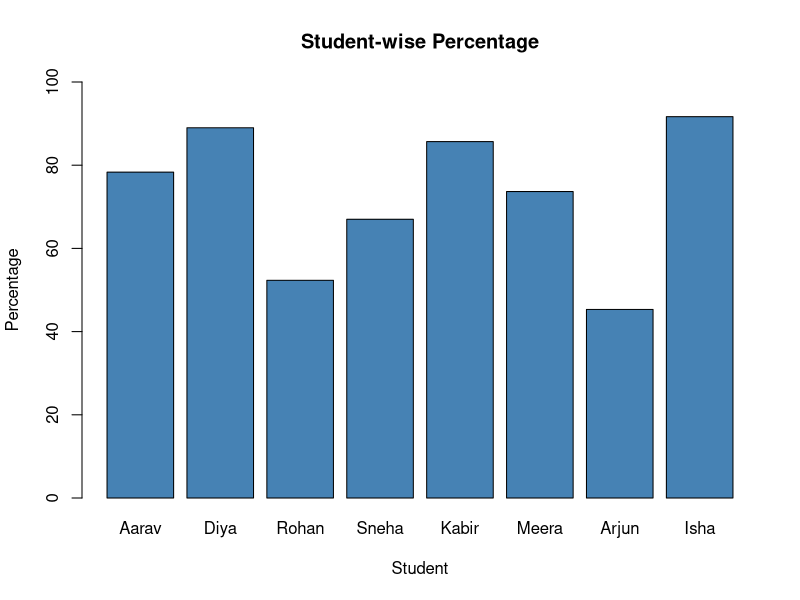

The R script that drew this image:
# ---- STEP 1 : Install and load package ----------------------
library(dplyr)

# ---- STEP 2 : Create the data frame --------------------------
students <- data.frame(
  Roll_No = 1:8,
  Name    = c("Aarav", "Diya", "Rohan", "Sneha",
              "Kabir", "Meera", "Arjun", "Isha"),
  Maths   = c(78, 92, 45, 66, 88, 71, 39, 95),
  Science = c(72, 85, 52, 61, 90, 68, 42, 89),
  English = c(85, 90, 60, 74, 79, 82, 55, 91)
)

print(students)

# ---- STEP 3 : Dimensions and structure ---------------
cat("\nDimensions (rows, columns):", dim(students), "\n\n")
glimpse(students)
cat("\n")
str(students)

# ---- STEP 4 : Arithmetic operators ---------------------------
# Add new columns to the data frame using + and /
students$Total      <- students$Maths + students$Science + students$English
students$Percentage <- round(students$Total / 300 * 100, 2)

cat("\nAfter calculations:\n")
print(students[, c("Name", "Total", "Percentage")])

# ---- STEP 5 : Mathematical functions -------------------------
cat("\nClass Average :", round(mean(students$Percentage), 2), "\n")
cat("Highest       :", max(students$Percentage), "\n")
cat("Lowest        :", min(students$Percentage), "\n")
cat("Total of all  :", sum(students$Total), "\n")

# ---- STEP 6 : Looping -----------------------------------------
# for loop with if-else to assign the result of each student
students$Result <- ""

cat("\nStudent-wise Result:\n")
for (i in 1:nrow(students)) {
  
  if (students$Percentage[i] >= 40) {
    students$Result[i] <- "PASS"
  } else {
    students$Result[i] <- "FAIL"
  }
  
  cat(students$Name[i], "-", students$Percentage[i], "% -",
      students$Result[i], "\n")
}

# ---- STEP 7 : Topper and graph ----------------------------------------
topper <- students$Name[which.max(students$Percentage)]
cat("\nClass Topper:", topper, "\n")

barplot(students$Percentage,
        names.arg = students$Name,
        main = "Student-wise Percentage",
        xlab = "Student", ylab = "Percentage",
        col = "steelblue", ylim = c(0, 100))
